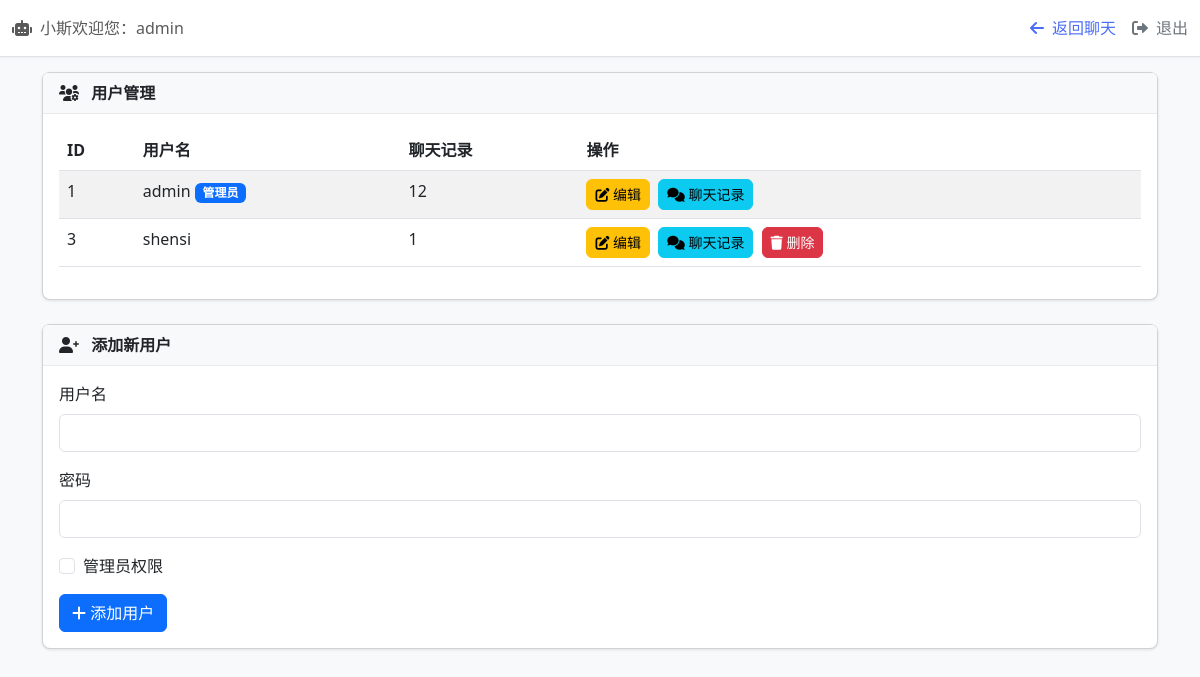
The page /admin (signed in) on the database as committed earlier.
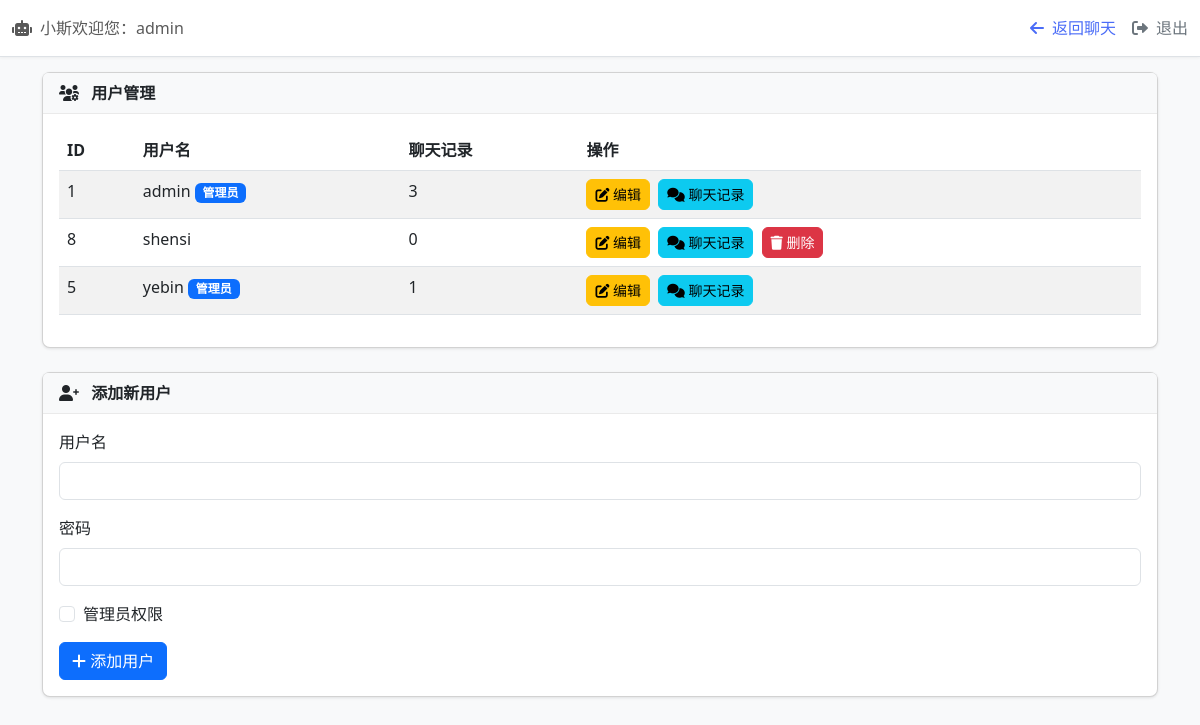
The same page on the database as committed later.
### tables this page shows
CREATE TABLE users (
    id INTEGER PRIMARY KEY AUTOINCREMENT,
    username TEXT UNIQUE NOT NULL,
    password TEXT NOT NULL,
    is_admin INTEGER DEFAULT 0
);

### app.py (the view, shortened to what this page needs)
@app.route('/admin', methods=['GET', 'POST'])
@login_required
def admin():
    if not current_user.is_admin:
        return 'Access denied'
    conn = get_db_connection()
    c = conn.cursor()
    c.execute('''
        SELECT users.id, users.username, users.is_admin,
               COUNT(chat_history.id) as chat_count
        FROM users
        LEFT JOIN chat_history ON users.id = chat_history.user_id
        GROUP BY users.id, users.username, users.is_admin
    ''')
    users = [
        {
            'id': row['id'],
            'username': row['username'],
            'is_admin': bool(row['is_admin']),  # 确保转换为布尔值
            'chat_count': row['chat_count']
        }
        for row in c.fetchall()
    ]
    conn.close()
    return render_template('admin.html', users=users)

### app.py (called while the page is built)
@login_manager.user_loader
def load_user(user_id):
    conn = sqlite3.connect('chat_app.db')
    c = conn.cursor()
    c.execute('SELECT id, username, is_admin FROM users WHERE id = ?', (user_id,))
    user = c.fetchone()
    conn.close()
    if user:
        return User(user[0], user[1], user[2]) # user[2] 是 is_admin
    return None

def get_db_connection():
    conn = sqlite3.connect('chat_app.db')
    conn.row_factory = sqlite3.Row
    return conn

### templates/admin.html (shortened to what this page needs)
<!DOCTYPE html>
<html lang="zh">
<head>
    <link rel="stylesheet" href="https://cdn.jsdelivr.net/npm/bootstrap@5.3.0/dist/css/bootstrap.min.css">
    <link rel="stylesheet" href="https://cdnjs.cloudflare.com/ajax/libs/font-awesome/6.0.0/css/all.min.css">
</head>
<body>
    <nav class="navbar navbar-expand navbar-light fixed-top">
        <div class="container-fluid">
            <span class="navbar-text">
                <i class="fas fa-robot me-2"></i> <span class="d-none d-md-inline">小斯欢迎您：</span><span id="username">{{ current_user.username }}</span>
            </span>
            <div class="admin-controls ms-auto">
                <a href="/chat" class="back-btn">
                    <i class="fas fa-arrow-left"></i>
                    <span class="btn-text">返回聊天</span>
                </a>
                <a href="/logout" class="logout-btn">
                    <i class="fas fa-sign-out-alt"></i>
                    <span class="btn-text">退出</span>
                </a>
            </div>
        </div>
    </nav>
    <div class="container mt-5 pt-4">
        <div class="card">
            <div class="card-header">
                <i class="fas fa-users-cog me-2"></i> 用户管理
            </div>
            <div class="card-body">
                <div class="table-responsive">
                    <table class="table table-striped">
                        <thead>
                            <tr>
                                <th>ID</th>
                                <th>用户名</th>
                                <th>聊天记录</th>
                                <th>操作</th>
                            </tr>
                        </thead>
                        <tbody>
                            {% for user in users %}
                            <tr>
                                <td>{{ user.id }}</td>
                                <td>{{ user.username }}{% if user.is_admin %} <span class="badge bg-primary">管理员</span>{% endif %}</td>
                                <td>{% if 'chat_count' in user %}{{ user.chat_count }}{% else %}0{% endif %}</td>
                                <td>
                                    <button class="btn btn-warning btn-sm me-1" onclick="editUser({{ user.id }}, '{{ user.username }}')">
                                        <i class="fas fa-edit"></i> <span class="d-none d-md-inline">编辑</span>
                                    </button>
                                    <button class="btn btn-info btn-sm me-1" onclick="viewChats({{ user.id }}, '{{ user.username }}')">
                                        <i class="fas fa-comments"></i> <span class="d-none d-md-inline">聊天记录</span>
                                    </button>
                                    {% if not user.is_admin %}
                                    <button class="btn btn-danger btn-sm" onclick="deleteUser({{ user.id }}, '{{ user.username }}')">
                                        <i class="fas fa-trash"></i> <span class="d-none d-md-inline">删除</span>
                                    </button>
                                    {% endif %}
                                </td>
                            </tr>
                            {% endfor %}
                        </tbody>
                    </table>
                </div>
            </div>
        </div>
        <div class="card">
            <div class="card-header">
                <i class="fas fa-user-plus me-2"></i> 添加新用户
            </div>
            <div class="card-body">
                <form method="post" id="addUserForm">
                    <div class="mb-3">
                        <label for="add-username" class="form-label">用户名</label>
                        <input type="text" class="form-control" id="add-username" name="username" required>
                    </div>
                    <div class="mb-3">
                        <label for="add-password" class="form-label">密码</label>
                        <input type="password" class="form-control" id="add-password" name="password" required>
                    </div>
                    <div class="mb-3 form-check">
                        <input type="checkbox" class="form-check-input" id="is_admin" name="is_admin" value="1">
                        <label class="form-check-label" for="is_admin">管理员权限</label>
                    </div>
                    <button type="submit" class="btn btn-primary">
                        <i class="fas fa-plus"></i> 添加用户
                    </button>
                </form>
            </div>
        </div>
    </div>
</body>
</html>

### templates/admin.html (style rules this page uses)
body { background-color: #f8f9fa; font-family: 'Segoe UI', Tahoma, Geneva, Verdana, sans-serif; }
.navbar { background-color: #fff; border-bottom: 1px solid #dee2e6; box-shadow: 0 1px 3px rgba(0,0,0,0.05); z-index: 1060; }
.navbar-text { display: flex; align-items: center; }
.admin-controls { display: flex; align-items: center; }
.back-btn { color: #4a6cf7; font-weight: 500; text-decoration: none; display: flex; align-items: center; gap: 0.5rem; }
.logout-btn { color: #6c757d; font-weight: 500; text-decoration: none; display: flex; align-items: center; gap: 0.5rem; margin-left: 1rem; }
.card { margin-bottom: 1.5rem; border-radius: 0.5rem; box-shadow: 0 1px 3px rgba(0,0,0,0.1); }
.card-header { background-color: #f8f9fa; border-bottom: 1px solid #eaeaea; font-weight: 600; }
.btn { border-radius: 0.375rem; }

Rows that differ between the two databases and show on the page:
removed users: id "3", username "shensi", chat_count "1"
computed for users "admin": chat_count "12" → "3"
added users: id "8", username "shensi", chat_count "0"
added users: id "5", username "yebin", shows "管理员", chat_count "1"
